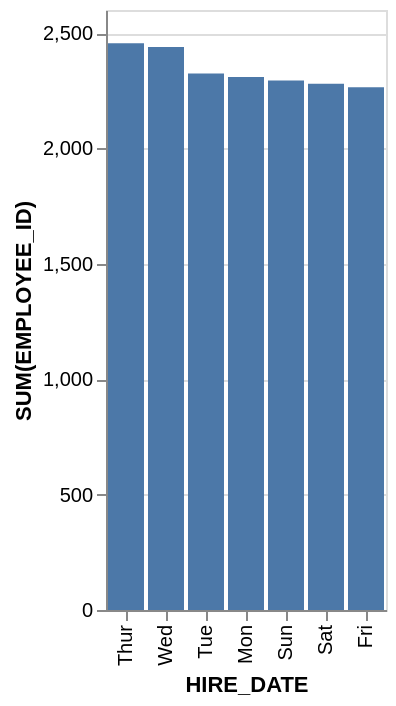

Describe this chart as a Vega-Lite specification.
### Vega-Lite specification from a JSON file in a GitHub repository (floating-point values rounded to 4 significant figures)
{"data": {"values": [{"x_data": "Thur", "y_data": 2456}, {"x_data": "Wed", "y_data": 2440}, {"x_data": "Tue", "y_data": 2325}, {"x_data": "Mon", "y_data": 2310}, {"x_data": "Sun", "y_data": 2295}, {"x_data": "Sat", "y_data": 2280}, {"x_data": "Fri", "y_data": 2265}]}, "mark": "bar", "encoding": {"x": {"field": "x_data", "type": "nominal", "title": "HIRE_DATE", "sort": {"op": "sum", "field": "y_data", "order": "descending"}}, "y": {"field": "y_data", "type": "quantitative", "title": "SUM(EMPLOYEE_ID)"}}}
